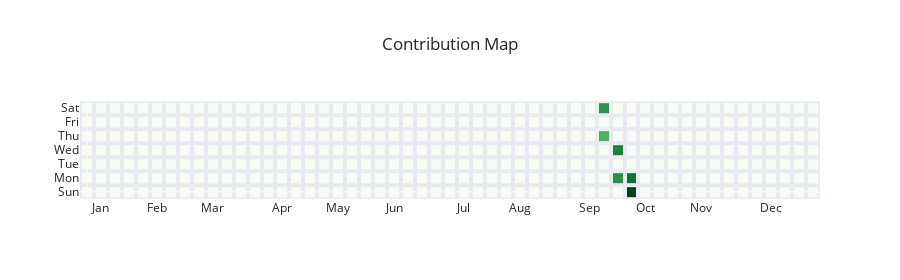

The notebook cell saved with this chart:
### Code cell
import plotly.graph_objects as go

fig = go.Figure(data=go.Heatmap(
        z=contribution_map.values,  # ヒートマップの値
        xgap=4,  # X方向のグリッド間のギャップ
        ygap=4,  # Y方向のグリッド間のギャップ
        colorscale='Greens', # カラースケール
        showscale=False  # カラーバーを非表示（GitHub風に）
    ))

# x軸ラベルとして使用する月ごとのマーカー位置（週番号）
year = dt.datetime.today().strftime("%Y")
dates = pd.date_range(f'{year}-01-01', f'{year}-12-31')
monthes = date_df.strftime("%m")
weeks = date_df.strftime("%U").astype(int)+1
month_start_weeks = weeks[dates.is_month_start]
month_labels = ['Jan', 'Feb', 'Mar', 'Apr', 'May', 'Jun', 'Jul', 'Aug', 'Sep', 'Oct', 'Nov', 'Dec']

# x軸のカスタマイズ
fig.update_layout(
    width=900,
    height=280,
    template="seaborn",
    xaxis=dict(
        tickvals=month_start_weeks,  # ラベルを表示するxの値（週番号）
        ticktext=month_labels,  # 表示する月の名前
        tickmode='array' , # ラベルを手動設定
        scaleanchor="y",   # y軸に対してx軸をスケール固定
        showgrid=False,    # グリッド線を非表示
        constrain="domain" # レイアウト全体に対してx軸のサイズを固定
    ),
    yaxis = dict(
        showgrid=False,    # グリッド線を非表示
        scaleanchor="x",   # x軸に対してy軸をスケール固定
        tickvals=[0, 1, 2, 3, 4, 5, 6],
        ticktext=['Sun', 'Mon', 'Tue', 'Wed', 'Thu', 'Fri', 'Sat'],  # x軸ラベル
        tickmode='array' , # ラベルを手動設定
        constrain="domain" # レイアウト全体に対してx軸のサイズを固定
    ),
    # margin=dict(l=20, r=20, t=20, b=20),
    title="Contribution Map"
)

### Figure 1 — Plotly figure (JSON) as saved in the notebook; plotly's stock layout.template omitted (floating-point values rounded to 4 significant figures; data arrays with more than 128 entries replaced by an {"elided": "..."} marker saying what was removed)
{"data": [{"colorscale": [[0, "rgb(247,252,245)"], [0.125, "rgb(229,245,224)"], [0.25, "rgb(199,233,192)"], [0.375, "rgb(161,217,155)"], [0.5, "rgb(116,196,118)"], [0.625, "rgb(65,171,93)"], [0.75, "rgb(35,139,69)"], [0.875, "rgb(0,109,44)"], [1, "rgb(0,68,27)"]], "showscale": false, "type": "heatmap", "xgap": 4, "ygap": 4, "z": {"elided": "7x53 int values"}}], "layout": {"height": 280, "title": {"text": "Contribution Map"}, "width": 900, "xaxis": {"constrain": "domain", "scaleanchor": "y", "showgrid": false, "tickmode": "array", "ticktext": ["Jan", "Feb", "Mar", "Apr", "May", "Jun", "Jul", "Aug", "Sep", "Oct", "Nov", "Dec"], "tickvals": [1, 5, 9, 14, 18, 22, 27, 31, 36, 40, 44, 49]}, "yaxis": {"constrain": "domain", "scaleanchor": "x", "showgrid": false, "tickmode": "array", "ticktext": ["Sun", "Mon", "Tue", "Wed", "Thu", "Fri", "Sat"], "tickvals": [0, 1, 2, 3, 4, 5, 6]}}}
